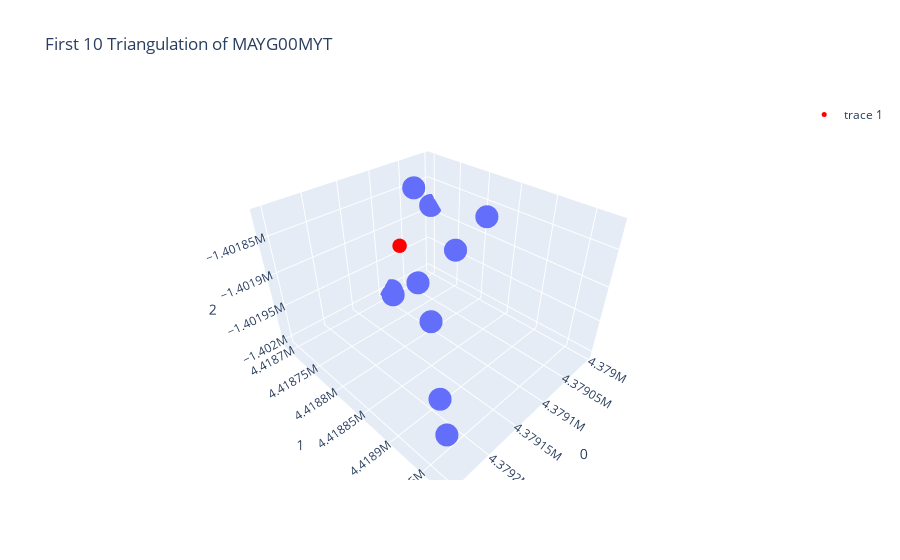

Source (notebook cell):
### Markdown cell above
Let's plot the triangulated result on a 3D scatter plot with real IGS station coordinate highlighted as a red dot.

### Code cell
import plotly.express as px


fig = px.scatter_3d(coords, x=0, y=1, z=2, title='First 10 Triangulation of MAYG00MYT')

# Add the real coordinates of the station hilghlighted in red
fig.add_scatter3d(x=[real_coords[0]], y=[real_coords[1]], z=[real_coords[2]], mode='markers', marker=dict(color='red', size=5))

### Figure 1 — Plotly figure (JSON) as saved in the notebook; plotly's stock layout.template omitted (floating-point values rounded to 4 significant figures)
{"data": [{"hovertemplate": "0=%{x}<br>1=%{y}<br>2=%{z}<extra></extra>", "legendgroup": "", "marker": {"color": "#636efa", "symbol": "circle"}, "mode": "markers", "name": "", "scene": "scene", "showlegend": false, "type": "scatter3d", "x": [4379000.0, 4379000.0, 4379000.0, 4379000.0, 4379000.0, 4379000.0, 4379000.0, 4379000.0, 4379000.0, 4379000.0], "y": [4419000.0, 4419000.0, 4419000.0, 4419000.0, 4419000.0, 4419000.0, 4419000.0, 4419000.0, 4419000.0, 4419000.0], "z": [-1402000.0, -1402000.0, -1402000.0, -1402000.0, -1402000.0, -1402000.0, -1402000.0, -1402000.0, -1402000.0, -1402000.0]}, {"marker": {"color": "red", "size": 5}, "mode": "markers", "type": "scatter3d", "x": [4379000.0], "y": [4419000.0], "z": [-1402000.0]}], "layout": {"legend": {"tracegroupgap": 0}, "scene": {"domain": {"x": [0, 1], "y": [0, 1]}, "xaxis": {"title": {"text": "0"}}, "yaxis": {"title": {"text": "1"}}, "zaxis": {"title": {"text": "2"}}}, "title": {"text": "First 10 Triangulation of MAYG00MYT"}}}
